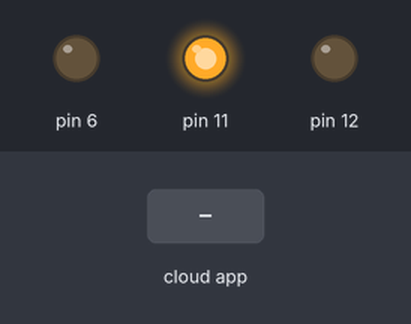
A sketch run on a simulated Arduino Uno, built with avr-gcc and run on an emulated ATmega328P. Parts: output pins drawn as LEDs (lit = HIGH). Wiring (inferred from the names in the program): IR receiver: data pin 2. The inputs (shaded band) are chosen by the test bench. The RemoteXY app is connected.

Above: at 1.2 s.
1.3 s: the phone or cloud app sets slider_1 to 25
At 2.1 s:
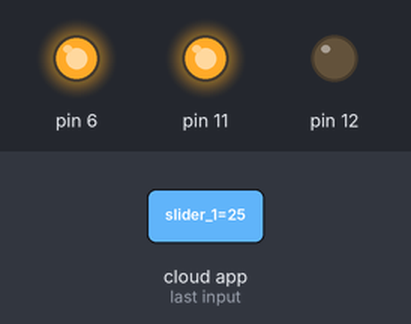
2.8 s: the phone or cloud app sets slider_1 to 0
At 3.2 s:
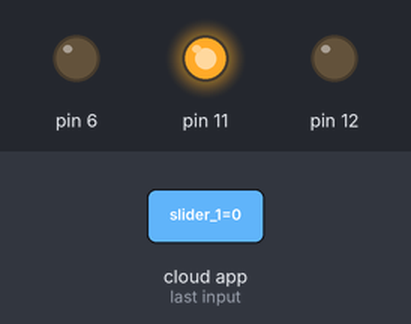
4.3 s: the phone or cloud app sets slider_1 to 50
At 5.6 s:
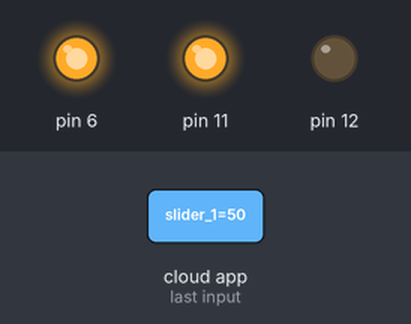
Timing chart, 0 to 7.3 s (numbered marks = the images above; inputs shaded):
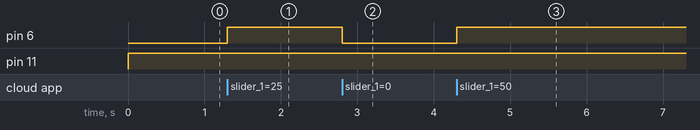

The sketch:

main_wifi.ino
```cpp
//#define REMOTEXY__DEBUGLOG
// RemoteXY select connection mode and include library
#define REMOTEXY_MODE__ESP8266_HARDSERIAL_POINT
#include <RemoteXY.h>


// RemoteXY connection settings
#define REMOTEXY_SERIAL Serial
#define REMOTEXY_SERIAL_SPEED 115200
#define REMOTEXY_WIFI_SSID "Esp4"
#define REMOTEXY_WIFI_PASSWORD "passerfan"
#define REMOTEXY_SERVER_PORT 6377
//////////////////////////////////////////////
//        RemoteXY include library          //
//////////////////////////////////////////////

// you can enable debug logging to Serial at 115200
#define REMOTEXY__DEBUGLOG
#define IR 2
#define Motor_voltage 6
float time=0;
int det1,det2;
float velocity,t=0,vel=0;
float sum=0;
int time0;
int i;
float u,ui=0,up;
float Kp,Ki;
int start_signal=0;


// RemoteXY configurate
#pragma pack(push, 1)
uint8_t RemoteXY_CONF[] =   // 36 bytes
  { 255,1,0,32,0,29,0,16,54,1,4,128,6,75,53,5,2,26,67,5,
  21,22,20,5,2,26,21,67,5,21,47,20,5,2,26,11 };

// this structure defines all the variables and events of your control interface
struct {

    // input variables
  int8_t slider_1; // =0..100 slider position

    // output variables
  char text_1[21];  // string UTF8 end zero
  char text_2[21];  // string UTF8 end zero

    // other variable
  uint8_t connect_flag;  // =1 if wire connected, else =0

} RemoteXY;
#pragma pack(pop)

void setup() {
 RemoteXY_Init ();
 //Serial.begin(9600);
 pinMode(IR, INPUT);
 pinMode(11,OUTPUT);
 pinMode(12,OUTPUT);
 pinMode(6,OUTPUT);
}
void loop() {
RemoteXY_Handler ();
digitalWrite(11,HIGH);digitalWrite(12,LOW);
time0=millis();
velocity=1800;
 det2= 1;
 sum=0;
 i=1;
 Kp=0.3;
 Ki=0.0007;
 ui=0;
 while(1){
  RemoteXY_Handler ();
  velocity=RemoteXY.slider_1*4600/100;
  if(start_signal){ui+=(velocity-vel)*Ki*t/1000;}
  up=Kp*(velocity-vel);
  u =int( up + ui );
  if(u>255){u=255;}
  analogWrite(6,u);
  det1=det2;
  det2 = digitalRead(IR);
  if(det1-det2 == 1){
    start_signal=1;
    t=millis()-time;
    time=millis();
    vel=60/t*1000;
  }
  i++;
  sum+=vel;
   dtostrf(sum/i/4500,0,1,RemoteXY.text_1);
   dtostrf(RemoteXY.slider_1,0,1,RemoteXY.text_1);
  //if(i>800){Serial.print(ui);Serial.print(' ');Serial.print(up);Serial.print(' ');Serial.println(sum/i);i=1;sum=0;}
 }
}
```

Measured:
- after the input at 1.3 s, pin 6: LOW → HIGH at once
- after the input at 2.8 s, pin 6: HIGH → LOW at once
- after the input at 4.3 s, pin 6: LOW → HIGH at once
